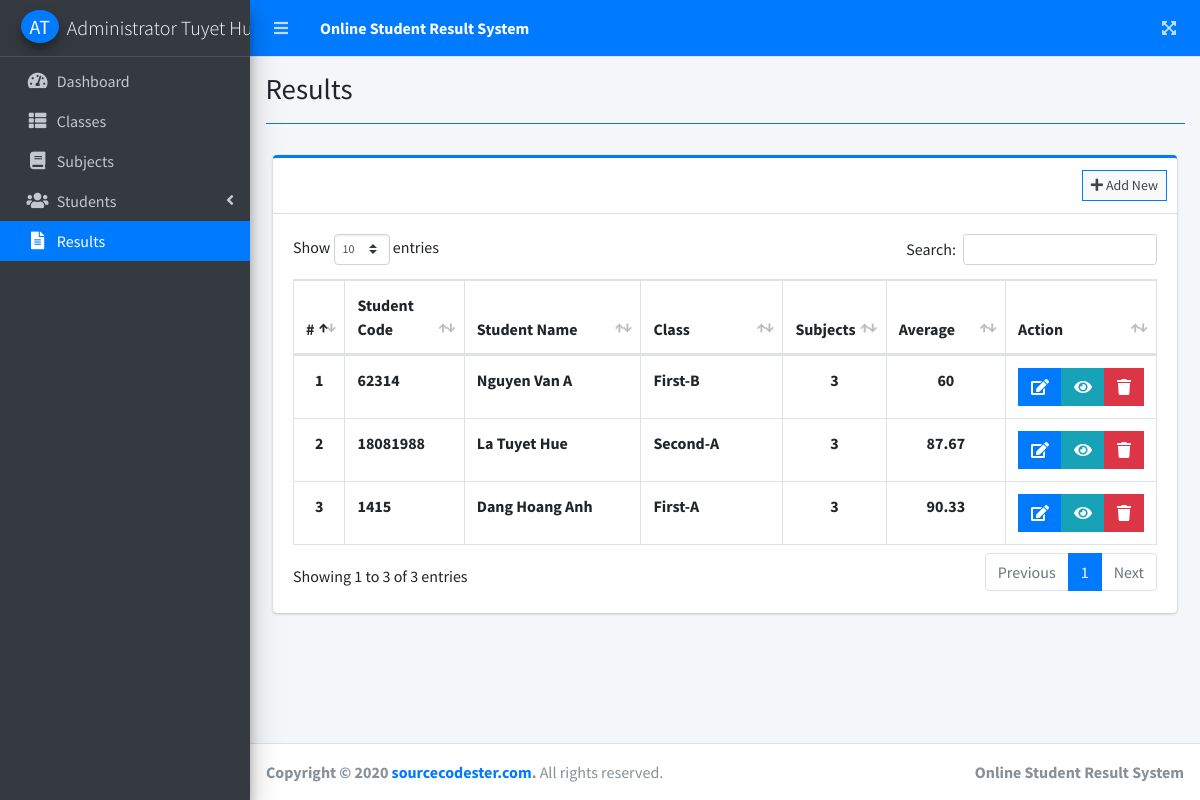
Screenshot of /index.php?page=results (signed in) with the database file from the repository.
### tables this page shows
CREATE TABLE `results` (
  `id` int(30) NOT NULL,
  `student_id` int(30) NOT NULL,
  `marks_percentage` varchar(5) NOT NULL,
  `class_id` int(30) NOT NULL,
  `date_created` datetime NOT NULL DEFAULT current_timestamp()
);

CREATE TABLE `students` (
  `id` int(30) NOT NULL,
  `student_code` varchar(50) NOT NULL,
  `firstname` varchar(200) NOT NULL,
  `middlename` varchar(200) NOT NULL,
  `lastname` varchar(200) NOT NULL,
  `gender` varchar(50) NOT NULL,
  `address` text NOT NULL,
  `class_id` int(30) NOT NULL,
  `date_created` datetime NOT NULL DEFAULT current_timestamp()
);

### results.php (the view, shortened to what this page needs)
<?php include'db_connect.php' ?>
<div class="col-lg-12">
	<div class="card card-outline card-primary">
		<?php	if(!isset($_SESSION['rs_id'])): ?>
		<div class="card-header">
			<div class="card-tools">
				<a class="btn btn-block btn-sm btn-default btn-flat border-primary" href="./index.php?page=new_result"><i class="fa fa-plus"></i> Add New</a>
			</div>
		</div>
	<?php endif; ?>
		<div class="card-body">
			<table class="table tabe-hover table-bordered" id="list">
				<colgroup>
					<col width="5%">
					<col width="15%">
					<col width="25%">
					<col width="20%">
					<col width="10%">
					<col width="15%">
				</colgroup>
				<thead>
					<tr>
						<th class="text-center">#</th>
						<th>Student Code</th>
						<th>Student Name</th>
						<th>Class</th>
						<th>Subjects</th>
						<th>Average</th>
						<th>Action</th>
					</tr>
				</thead>
				<tbody>
					<?php
					$i = 1;
					$where = "";
					$qry = $conn->query("SELECT r.*,concat(s.firstname,' ',s.middlename,' ',s.lastname) as name,s.student_code,concat(c.level,'-',c.section) as class FROM results r inner join classes c on c.id = r.class_id inner join students s on s.id = r.student_id $where order by unix_timestamp(r.date_created) desc ");
					while($row= $qry->fetch_assoc()):
						$subjects = $conn->query("SELECT * FROM result_items where result_id =".$row['id'])->num_rows;
					?>
					<tr>
						<th class="text-center"><?php echo $i++ ?></th>
						<td><b><?php echo $row['student_code'] ?></b></td>
						<td><b><?php echo ucwords($row['name']) ?></b></td>
						<td><b><?php echo ucwords($row['class']) ?></b></td>
						<td class="text-center"><b><?php echo $subjects ?></b></td>
						<td class="text-center"><b><?php echo $row['marks_percentage'] ?></b></td>
						<td class="text-center">
							<?php if(isset($_SESSION['login_id'])): ?>
		                    <div class="btn-group">
		                        <a href="./index.php?page=edit_result&id=<?php echo $row['id'] ?>" class="btn btn-primary btn-flat">
		                          <i class="fas fa-edit"></i>
		                        </a>
		                         <button data-id="<?php echo $row['id'] ?>" type="button" class="btn btn-info btn-flat view_result">
		                          <i class="fas fa-eye"></i>
		                        </button>
		                        <button type="button" class="btn btn-danger btn-flat delete_result" data-id="<?php echo $row['id'] ?>">
		                          <i class="fas fa-trash"></i>
		                        </button>
	                      </div>
	                      <?php endif; ?>
						</td>
					</tr>
				<?php endwhile; ?>
				</tbody>
			</table>
		</div>
	</div>
</div>

### rows the page displays
results: student.student_code "62314", name "Nguyen Van A", class "First-B", subjects "3", marks_percentage "60"
results: student.student_code "18081988", name "La Tuyet Hue", class "Second-A", subjects "3", marks_percentage "87.67"
results: student.student_code "1415", name "Dang Hoang Anh", class "First-A", subjects "3", marks_percentage "90.33"

### other values shown
$_SESSION['system']['name'] "Online Student Result System"
$_SESSION['login_firstname'].' '.$_SESSION['login_lastname'] "Administrator Tuyet…"
$title "Results"
